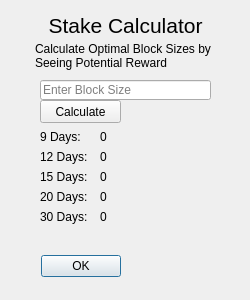
<?xml version="1.0" encoding="UTF-8"?>
<ui version="4.0">
 <class>calcDialog</class>
 <widget class="QDialog" name="calcDialog">
  <property name="geometry">
   <rect>
    <x>0</x>
    <y>0</y>
    <width>250</width>
    <height>300</height>
   </rect>
  </property>
  <property name="windowTitle">
   <string>Stake Calculator</string>
  </property>
  <widget class="QDialogButtonBox" name="buttonBox">
   <property name="geometry">
    <rect>
     <x>0</x>
     <y>250</y>
     <width>161</width>
     <height>32</height>
    </rect>
   </property>
   <property name="orientation">
    <enum>Qt::Horizontal</enum>
   </property>
   <property name="standardButtons">
    <set>QDialogButtonBox::Ok</set>
   </property>
   <property name="centerButtons">
    <bool>true</bool>
   </property>
  </widget>
  <widget class="QLineEdit" name="blockSizeEdit">
   <property name="geometry">
    <rect>
     <x>40</x>
     <y>80</y>
     <width>171</width>
     <height>20</height>
    </rect>
   </property>
   <property name="placeholderText">
    <string>Enter Block Size</string>
   </property>
  </widget>
  <widget class="QLabel" name="label">
   <property name="geometry">
    <rect>
     <x>0</x>
     <y>10</y>
     <width>251</width>
     <height>31</height>
    </rect>
   </property>
   <property name="font">
    <font>
     <pointsize>16</pointsize>
    </font>
   </property>
   <property name="text">
    <string>Stake Calculator</string>
   </property>
   <property name="scaledContents">
    <bool>false</bool>
   </property>
   <property name="alignment">
    <set>Qt::AlignCenter</set>
   </property>
  </widget>
  <widget class="QLabel" name="label_2">
   <property name="geometry">
    <rect>
     <x>35</x>
     <y>42</y>
     <width>181</width>
     <height>41</height>
    </rect>
   </property>
   <property name="lineWidth">
    <number>1</number>
   </property>
   <property name="text">
    <string>Calculate Optimal Block Sizes by Seeing Potential Reward</string>
   </property>
   <property name="alignment">
    <set>Qt::AlignLeading|Qt::AlignLeft|Qt::AlignTop</set>
   </property>
   <property name="wordWrap">
    <bool>true</bool>
   </property>
  </widget>
  <widget class="QLabel" name="day9Label">
   <property name="geometry">
    <rect>
     <x>40</x>
     <y>130</y>
     <width>41</width>
     <height>21</height>
    </rect>
   </property>
   <property name="lineWidth">
    <number>1</number>
   </property>
   <property name="text">
    <string>9 Days:</string>
   </property>
   <property name="alignment">
    <set>Qt::AlignLeading|Qt::AlignLeft|Qt::AlignTop</set>
   </property>
   <property name="wordWrap">
    <bool>true</bool>
   </property>
  </widget>
  <widget class="QLabel" name="day9Result">
   <property name="geometry">
    <rect>
     <x>100</x>
     <y>130</y>
     <width>41</width>
     <height>21</height>
    </rect>
   </property>
   <property name="lineWidth">
    <number>1</number>
   </property>
   <property name="text">
    <string>0</string>
   </property>
   <property name="alignment">
    <set>Qt::AlignLeading|Qt::AlignLeft|Qt::AlignTop</set>
   </property>
   <property name="wordWrap">
    <bool>true</bool>
   </property>
  </widget>
  <widget class="QPushButton" name="pushButton">
   <property name="geometry">
    <rect>
     <x>40</x>
     <y>100</y>
     <width>81</width>
     <height>23</height>
    </rect>
   </property>
   <property name="text">
    <string>Calculate</string>
   </property>
  </widget>
  <widget class="QLabel" name="day12Label">
   <property name="geometry">
    <rect>
     <x>40</x>
     <y>150</y>
     <width>51</width>
     <height>21</height>
    </rect>
   </property>
   <property name="lineWidth">
    <number>1</number>
   </property>
   <property name="text">
    <string>12 Days:</string>
   </property>
   <property name="alignment">
    <set>Qt::AlignLeading|Qt::AlignLeft|Qt::AlignTop</set>
   </property>
   <property name="wordWrap">
    <bool>true</bool>
   </property>
  </widget>
  <widget class="QLabel" name="day15Label">
   <property name="geometry">
    <rect>
     <x>40</x>
     <y>170</y>
     <width>51</width>
     <height>21</height>
    </rect>
   </property>
   <property name="lineWidth">
    <number>1</number>
   </property>
   <property name="text">
    <string>15 Days:</string>
   </property>
   <property name="alignment">
    <set>Qt::AlignLeading|Qt::AlignLeft|Qt::AlignTop</set>
   </property>
   <property name="wordWrap">
    <bool>true</bool>
   </property>
  </widget>
  <widget class="QLabel" name="day20Label">
   <property name="geometry">
    <rect>
     <x>40</x>
     <y>190</y>
     <width>51</width>
     <height>21</height>
    </rect>
   </property>
   <property name="lineWidth">
    <number>1</number>
   </property>
   <property name="text">
    <string>20 Days:</string>
   </property>
   <property name="alignment">
    <set>Qt::AlignLeading|Qt::AlignLeft|Qt::AlignTop</set>
   </property>
   <property name="wordWrap">
    <bool>true</bool>
   </property>
  </widget>
  <widget class="QLabel" name="day12Result">
   <property name="geometry">
    <rect>
     <x>100</x>
     <y>150</y>
     <width>41</width>
     <height>21</height>
    </rect>
   </property>
   <property name="lineWidth">
    <number>1</number>
   </property>
   <property name="text">
    <string>0</string>
   </property>
   <property name="alignment">
    <set>Qt::AlignLeading|Qt::AlignLeft|Qt::AlignTop</set>
   </property>
   <property name="wordWrap">
    <bool>true</bool>
   </property>
  </widget>
  <widget class="QLabel" name="day15Result">
   <property name="geometry">
    <rect>
     <x>100</x>
     <y>170</y>
     <width>41</width>
     <height>21</height>
    </rect>
   </property>
   <property name="lineWidth">
    <number>1</number>
   </property>
   <property name="text">
    <string>0</string>
   </property>
   <property name="alignment">
    <set>Qt::AlignLeading|Qt::AlignLeft|Qt::AlignTop</set>
   </property>
   <property name="wordWrap">
    <bool>true</bool>
   </property>
  </widget>
  <widget class="QLabel" name="day20Result">
   <property name="geometry">
    <rect>
     <x>100</x>
     <y>190</y>
     <width>41</width>
     <height>21</height>
    </rect>
   </property>
   <property name="lineWidth">
    <number>1</number>
   </property>
   <property name="text">
    <string>0</string>
   </property>
   <property name="alignment">
    <set>Qt::AlignLeading|Qt::AlignLeft|Qt::AlignTop</set>
   </property>
   <property name="wordWrap">
    <bool>true</bool>
   </property>
  </widget>
  <widget class="QLabel" name="day30Label">
   <property name="geometry">
    <rect>
     <x>40</x>
     <y>210</y>
     <width>51</width>
     <height>21</height>
    </rect>
   </property>
   <property name="lineWidth">
    <number>1</number>
   </property>
   <property name="text">
    <string>30 Days:</string>
   </property>
   <property name="alignment">
    <set>Qt::AlignLeading|Qt::AlignLeft|Qt::AlignTop</set>
   </property>
   <property name="wordWrap">
    <bool>true</bool>
   </property>
  </widget>
  <widget class="QLabel" name="day30Result">
   <property name="geometry">
    <rect>
     <x>100</x>
     <y>210</y>
     <width>41</width>
     <height>21</height>
    </rect>
   </property>
   <property name="lineWidth">
    <number>1</number>
   </property>
   <property name="text">
    <string>0</string>
   </property>
   <property name="alignment">
    <set>Qt::AlignLeading|Qt::AlignLeft|Qt::AlignTop</set>
   </property>
   <property name="wordWrap">
    <bool>true</bool>
   </property>
  </widget>
 </widget>
 <resources/>
 <connections>
  <connection>
   <sender>buttonBox</sender>
   <signal>accepted()</signal>
   <receiver>calcDialog</receiver>
   <slot>accept()</slot>
   <hints>
    <hint type="sourcelabel">
     <x>248</x>
     <y>254</y>
    </hint>
    <hint type="destinationlabel">
     <x>157</x>
     <y>274</y>
    </hint>
   </hints>
  </connection>
  <connection>
   <sender>buttonBox</sender>
   <signal>rejected()</signal>
   <receiver>calcDialog</receiver>
   <slot>reject()</slot>
   <hints>
    <hint type="sourcelabel">
     <x>316</x>
     <y>260</y>
    </hint>
    <hint type="destinationlabel">
     <x>286</x>
     <y>274</y>
    </hint>
   </hints>
  </connection>
 </connections>
</ui>
